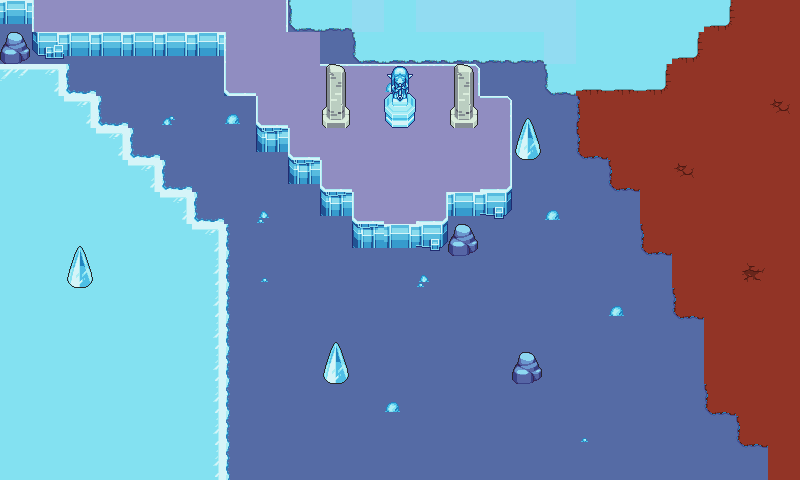

A 2D game scene composited from a Tiled map and its tileset images. What follows is a short description and the map's XML, with each tile layer's data collapsed to a summary:
An orthogonal 25x15 tile map with 32x32 px tiles, 5 tile layers (Ground, Ground Objects, Upper, Objects, ...), 1 hidden layer not drawn, 24 tilesets.

<map version="1.5" tiledversion="1.6.0" orientation="orthogonal" renderorder="right-down" width="25" height="15" tilewidth="32" tileheight="32" infinite="0" nextlayerid="13" nextobjectid="2">
 <editorsettings>
  <export format="csv" />
 </editorsettings>
 <properties>
  <property name="level" type="int" value="1" />
 </properties>
 <tileset firstgid="1" name="grasslands_tiles" tilewidth="32" tileheight="32" tilecount="140" columns="5">
  <image source="../assets/map/grasslands/grasslands_tiles.png" width="160" height="896" />
 </tileset>
 <tileset firstgid="141" name="grasslands_tree_big" tilewidth="67" tileheight="82" tilecount="1" columns="1">
  <image source="../assets/map/grasslands/grasslands_tree_big.png" width="67" height="82" />
 </tileset>
 <tileset firstgid="142" name="grasslands_tree_small" tilewidth="32" tileheight="44" tilecount="1" columns="1">
  <image source="../assets/map/grasslands/grasslands_tree_small.png" width="32" height="44" />
 </tileset>
 <tileset firstgid="143" name="grasslands_dirt" tilewidth="16" tileheight="16" tilecount="4" columns="4">
  <image source="../assets/map/grasslands/grasslands_dirt.png" width="64" height="16" />
 </tileset>
 <tileset firstgid="147" name="grasslands_flower" tilewidth="16" tileheight="16" tilecount="6" columns="6">
  <image source="../assets/map/grasslands/grasslands_flower.png" width="96" height="16" />
 </tileset>
 <tileset firstgid="153" name="grasslands_tree_stump" tilewidth="32" tileheight="28" tilecount="1" columns="1">
  <image source="../assets/map/grasslands/grasslands_tree_stump.png" width="32" height="28" />
 </tileset>
 <tileset firstgid="154" name="global_bush" tilewidth="32" tileheight="32" tilecount="1" columns="1">
  <image source="../assets/map/global_bush.png" width="32" height="32" />
 </tileset>
 <tileset firstgid="155" name="collision" tilewidth="32" tileheight="32" tilecount="1" columns="1">
  <image source="../assets/map/collision.png" width="32" height="32" />
 </tileset>
 <tileset firstgid="156" name="grasslands_detail" tilewidth="16" tileheight="16" tilecount="1" columns="1">
  <image source="../assets/map/grasslands_detail.png" width="16" height="16" />
 </tileset>
 <tileset firstgid="157" name="IceDungeonTiles" tilewidth="32" tileheight="32" tilecount="80" columns="5">
  <image source="../assets/map/IceDungeonTiles.png" width="160" height="512" />
 </tileset>
 <tileset firstgid="237" name="IceBase" tilewidth="32" tileheight="32" tilecount="50" columns="5">
  <image source="../assets/map/IceBase.png" width="160" height="320" />
 </tileset>
 <tileset firstgid="287" name="bannerZora" tilewidth="32" tileheight="32" tilecount="2" columns="1">
  <image source="../assets/map/bannerZora.png" width="32" height="64" />
 </tileset>
 <tileset firstgid="289" name="IceDecorations" tilewidth="16" tileheight="16" tilecount="4" columns="4">
  <image source="../assets/map/IceDecorations.png" width="64" height="16" />
 </tileset>
 <tileset firstgid="293" name="IceDungeon_RockA_1x1" tilewidth="30" tileheight="32" tilecount="1" columns="1">
  <image source="../assets/map/IceDungeon_RockA_1x1.png" width="30" height="32" />
 </tileset>
 <tileset firstgid="294" name="LavaRuins_Base_54" tilewidth="32" tileheight="32" tilecount="90" columns="5">
  <image source="../assets/map/LavaRuins_Base_54.png" width="160" height="576" />
 </tileset>
 <tileset firstgid="384" name="LakeColumn1" tilewidth="32" tileheight="32" tilecount="2" columns="1">
  <image source="../assets/map/LakeColumn1.png" width="32" height="65" />
 </tileset>
 <tileset firstgid="386" name="LakeColumn2" tilewidth="32" tileheight="32" tilecount="2" columns="1">
  <image source="../assets/map/LakeColumn2.png" width="32" height="64" />
 </tileset>
 <tileset firstgid="388" name="IceStalagmite" tilewidth="32" tileheight="42" tilecount="1" columns="1">
  <image source="../assets/map/IceStalagmite.png" width="32" height="42" />
 </tileset>
 <tileset firstgid="389" name="IceStatue3" tilewidth="32" tileheight="32" tilecount="2" columns="1">
  <image source="../assets/map/IceStatue3.png" width="32" height="64" />
 </tileset>
 <tileset firstgid="391" name="IceStatue2" tilewidth="32" tileheight="64" tilecount="1" columns="1">
  <image source="../assets/map/IceStatue2.png" width="32" height="64" />
 </tileset>
 <tileset firstgid="392" name="water_tiles_1" tilewidth="32" tileheight="32" tilecount="20" columns="5">
  <image source="../assets/map/water_tiles_1.png" width="160" height="128" />
 </tileset>
 <tileset firstgid="412" name="IceDungeonEntrance" tilewidth="55" tileheight="54" tilecount="1" columns="1">
  <image source="../assets/map/IceDungeonEntrance.png" width="55" height="54" />
 </tileset>
 <tileset firstgid="413" name="IceDungeonEntranceFloor" tilewidth="61" tileheight="37" tilecount="1" columns="1">
  <image source="../assets/map/IceDungeonEntranceFloor.png" width="61" height="37" />
 </tileset>
 <tileset firstgid="414" name="IceStatue1" tilewidth="32" tileheight="32" tilecount="2" columns="1">
  <image source="../assets/map/IceStatue1.png" width="32" height="64" />
 </tileset>
 <layer id="1" name="Ground" width="25" height="15">
  <properties>
   <property name="level" type="int" value="0" />
  </properties>
  <data>[375 cells, 366 non-empty, 6 distinct tile ids]</data>
 </layer>
 <layer id="12" name="Ground Objects" width="25" height="15">
  <data>[375 cells, 167 non-empty, 25 distinct tile ids]</data>
 </layer>
 <layer id="6" name="Upper" width="25" height="15">
  <properties>
   <property name="level" type="int" value="1" />
  </properties>
  <data>[375 cells, 0 non-empty, 0 distinct tile ids]</data>
 </layer>
 <layer id="2" name="Objects" width="25" height="15">
  <data>[375 cells, 31 non-empty, 13 distinct tile ids]</data>
 </layer>
 <layer id="9" name="Player Layer" width="25" height="15">
  <data>[375 cells, 0 non-empty, 0 distinct tile ids]</data>
 </layer>
 <layer id="8" name="collision" width="25" height="15" visible="0">
  <properties>
   <property name="collision" type="int" value="1" />
  </properties>
  <data>[375 cells, 69 non-empty, 1 distinct tile ids]</data>
 </layer>
</map>
